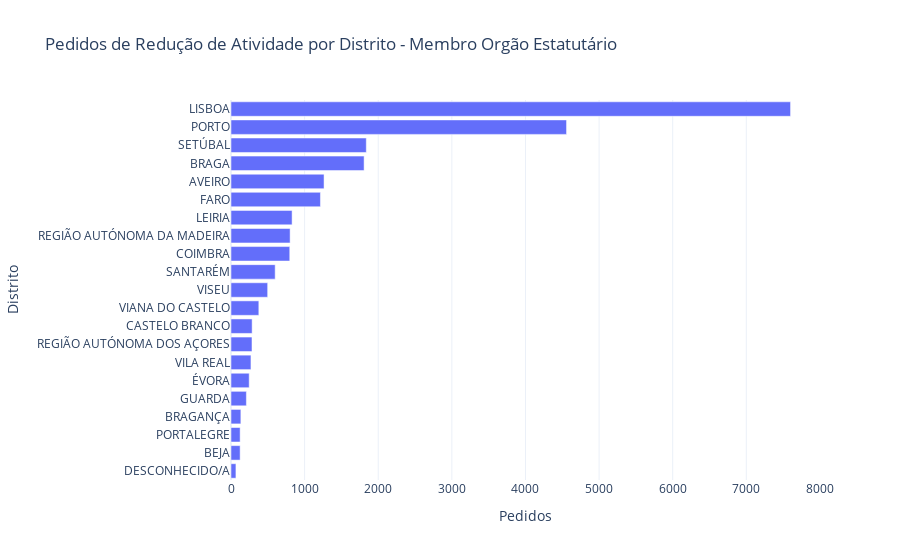

Notebook code for this chart:
### Code cell
fig = go.Figure(go.Bar(
            x=df['Membro Orgão Estatutário'],
            y=df['Distritos'],
            orientation='h'))
fig.update_layout(
    title='Pedidos de Redução de Atividade por Distrito - Membro Orgão Estatutário',
    template='plotly_white',
     xaxis_title="Pedidos",
    yaxis_title="Distrito",
    yaxis={'categoryorder':'total ascending'}
)
fig.show()

### Figure 1 — Plotly figure (JSON) as saved in the notebook; plotly's stock layout.template omitted (floating-point values rounded to 4 significant figures)
{"data": [{"orientation": "h", "type": "bar", "x": [1264, 124, 1808, 134, 287, 798, 247, 1215, 209, 830, 7601, 124, 4558, 600, 1838, 378, 271, 498, 285, 803, 67], "y": ["AVEIRO", "BEJA", "BRAGA", "BRAGANÇA", "CASTELO BRANCO", "COIMBRA", "ÉVORA", "FARO", "GUARDA", "LEIRIA", "LISBOA", "PORTALEGRE", "PORTO", "SANTARÉM", "SETÚBAL", "VIANA DO CASTELO", "VILA REAL", "VISEU", "REGIÃO AUTÓNOMA DOS AÇORES", "REGIÃO AUTÓNOMA DA MADEIRA", "DESCONHECIDO/A"]}], "layout": {"title": {"text": "Pedidos de Redução de Atividade por Distrito - Membro Orgão Estatutário"}, "xaxis": {"title": {"text": "Pedidos"}}, "yaxis": {"categoryorder": "total ascending", "title": {"text": "Distrito"}}}}
